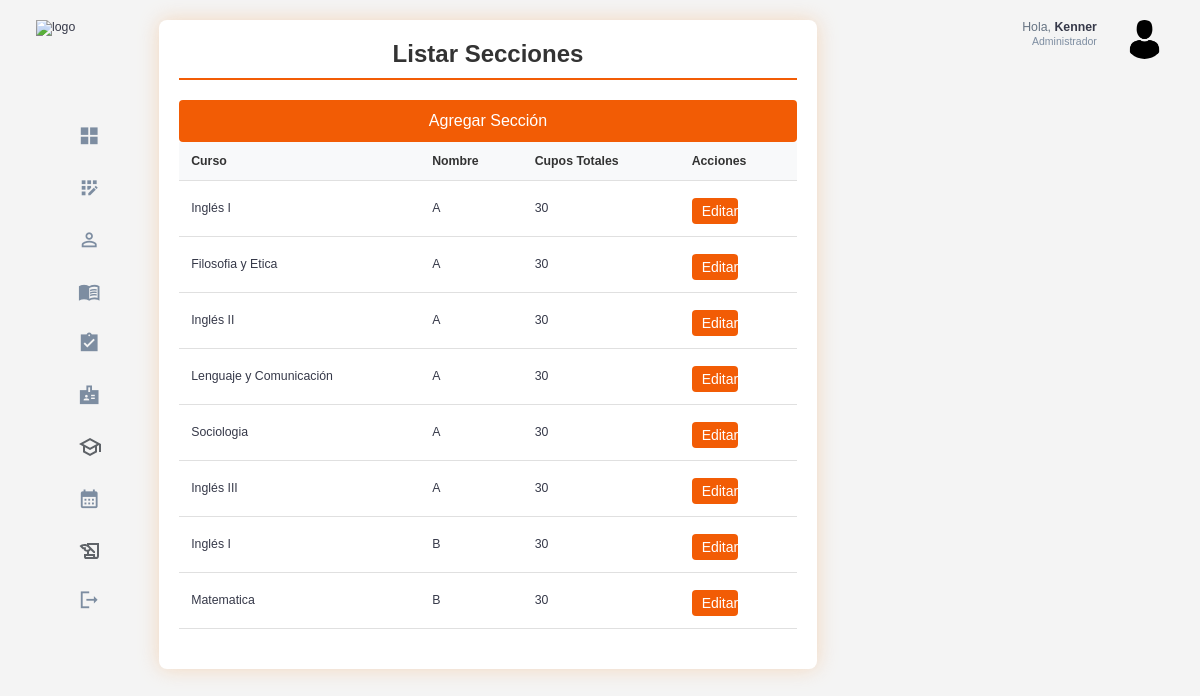
The page /horarios/secciones/ (signed in) on the database as committed earlier.
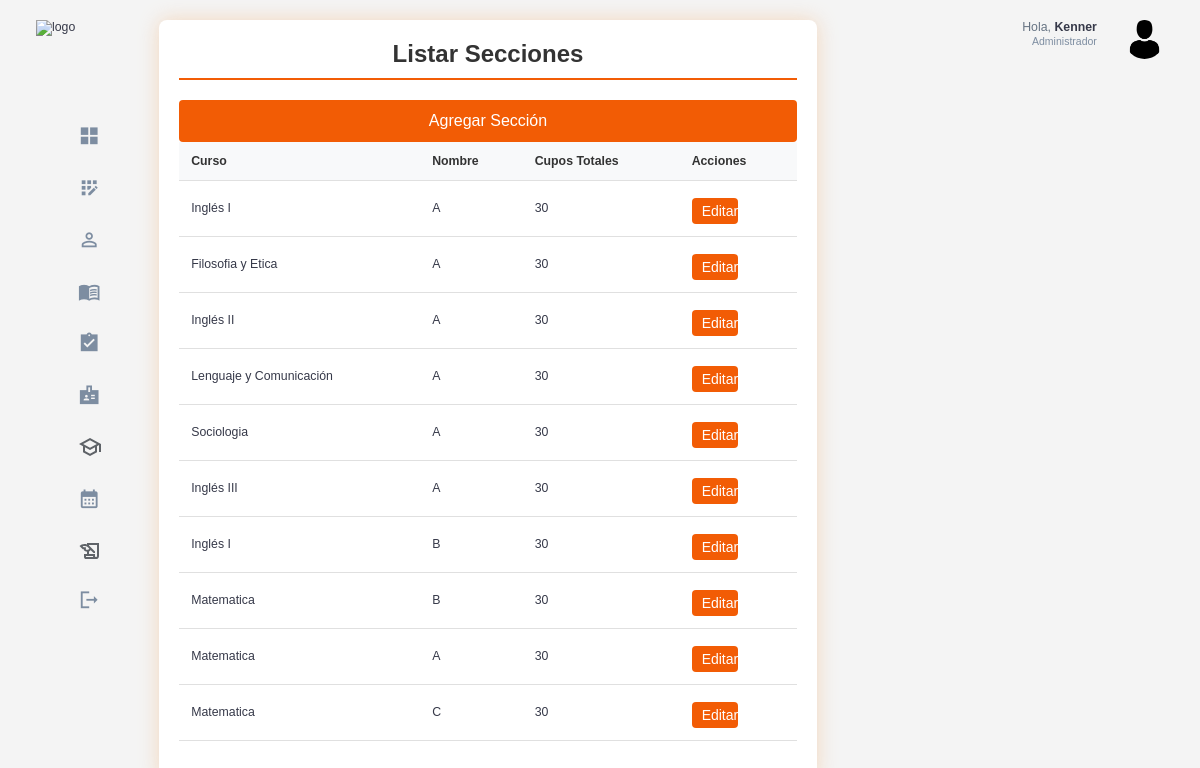
The same page on the database as committed later.
### horarios/models.py (models this page shows, shortened)
class Seccion(models.Model):
    curso = models.ForeignKey(Curso, on_delete=models.CASCADE)
    nombre = models.CharField(max_length=10)
    cupos_totales = models.IntegerField()
    semestre = models.ForeignKey(Semestre, on_delete=models.CASCADE, related_name='secciones')

### cursos/models.py (models this page shows, shortened)
class Curso(models.Model):
    codigo = models.CharField(max_length=10, unique=True)  # Campo único
    nombre = models.CharField(max_length=100)
    descripcion = models.TextField(null=True, blank=True)
    creditos = models.IntegerField()
    ciclo = models.IntegerField(validators=[MinValueValidator(1), MaxValueValidator(10)])
    pre_requisitos = models.ManyToManyField('self', symmetrical=False, related_name='requisitos_para', blank=True)

### usuarios/decorators.py (the view)
        def _wrapped_view(request, *args, **kwargs):
            if request.user.is_authenticated and (request.user.rol.nombre_rol == role or request.user.rol.is_admin):
                return view_func(request, *args, **kwargs)
            else:
                raise PermissionDenied  # Lanza un error si no tiene el rol correcto

### horarios/views.py (called while the page is built)
@login_required
@role_required('Administrador')
def listar_secciones(request):
    secciones = Seccion.objects.all()
    return render(request, 'secciones/listar_secciones.html', {'secciones': secciones})

### templates/secciones/listar_secciones.html (shortened to what this page needs)
{% extends 'base.html' %}
{% load static %}
{% block extra_css %}
    <link rel="stylesheet" href="{% static 'css/student_list.css' %}">
{% endblock %}
{% block content %}
<div class="student-list-container">
    <h2>Listar Secciones</h2>
    <a href="{% url 'agregar_seccion' %}" class="btn btn-add">Agregar Sección</a>
    <div class="table-responsive">
        <table class="student-table">
            <thead>
                <tr>
                    <th>Curso</th>
                    <th>Nombre</th>
                    <th>Cupos Totales</th>
                    <th>Acciones</th>
                </tr>
            </thead>
            <tbody>
                {% for seccion in secciones %}
                <tr>
                    <td>{{ seccion.curso.nombre }}</td>
                    <td>{{ seccion.nombre }}</td>
                    <td>{{ seccion.cupos_totales }}</td>
                    <td>
                        <a href="{% url 'editar_seccion' seccion.id %}" class="btn-2 btn-add-2">Editar</a>
                    </td>
                </tr>
                {% endfor %}
            </tbody>
        </table>
    </div>
</div>
{% endblock %}

Rows that differ between the two databases and show on the page:
added Seccion: curso.nombre "Matematica", nombre "A", cupos_totales "30"
added Seccion: curso.nombre "Matematica", nombre "C", cupos_totales "30"
